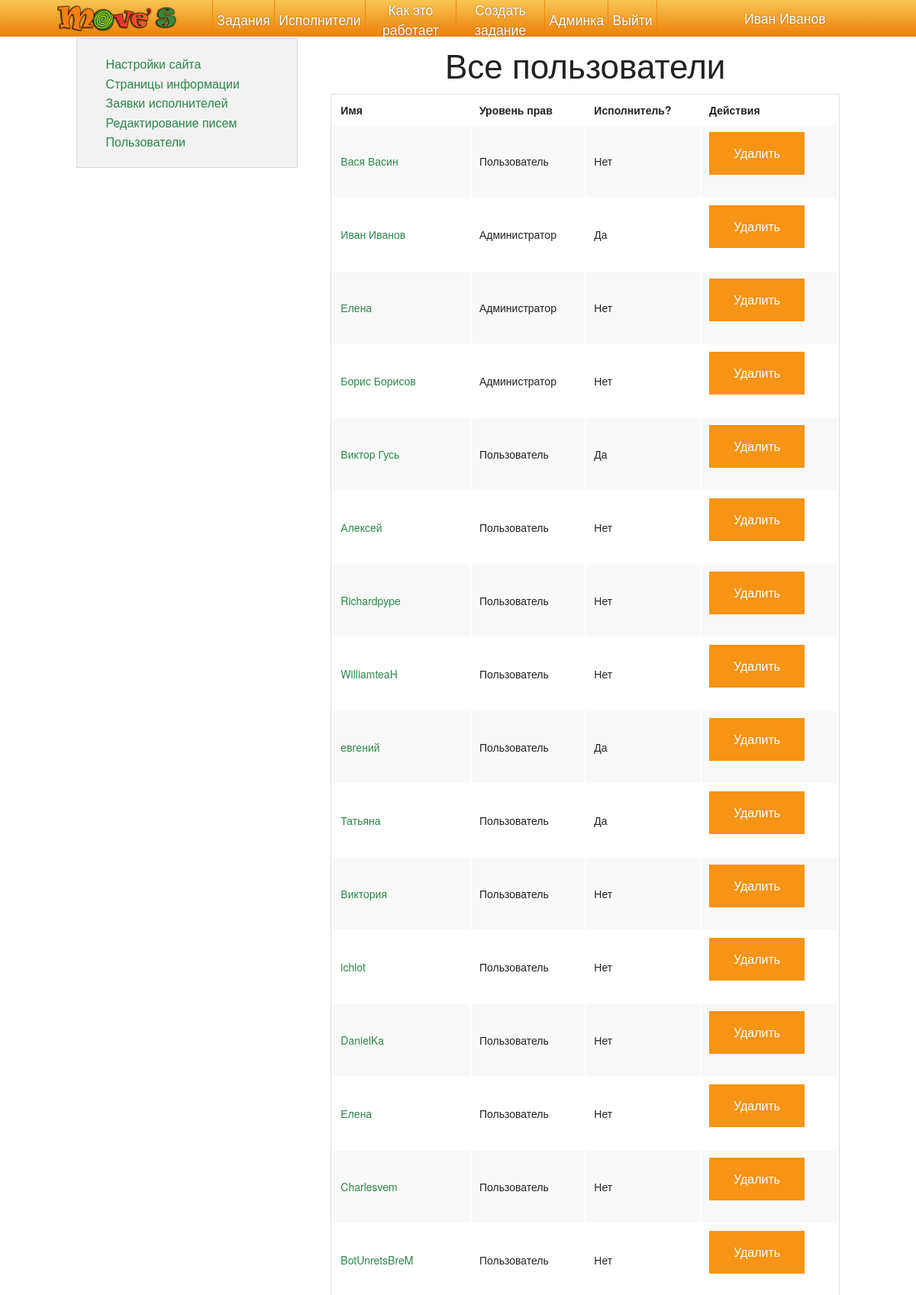
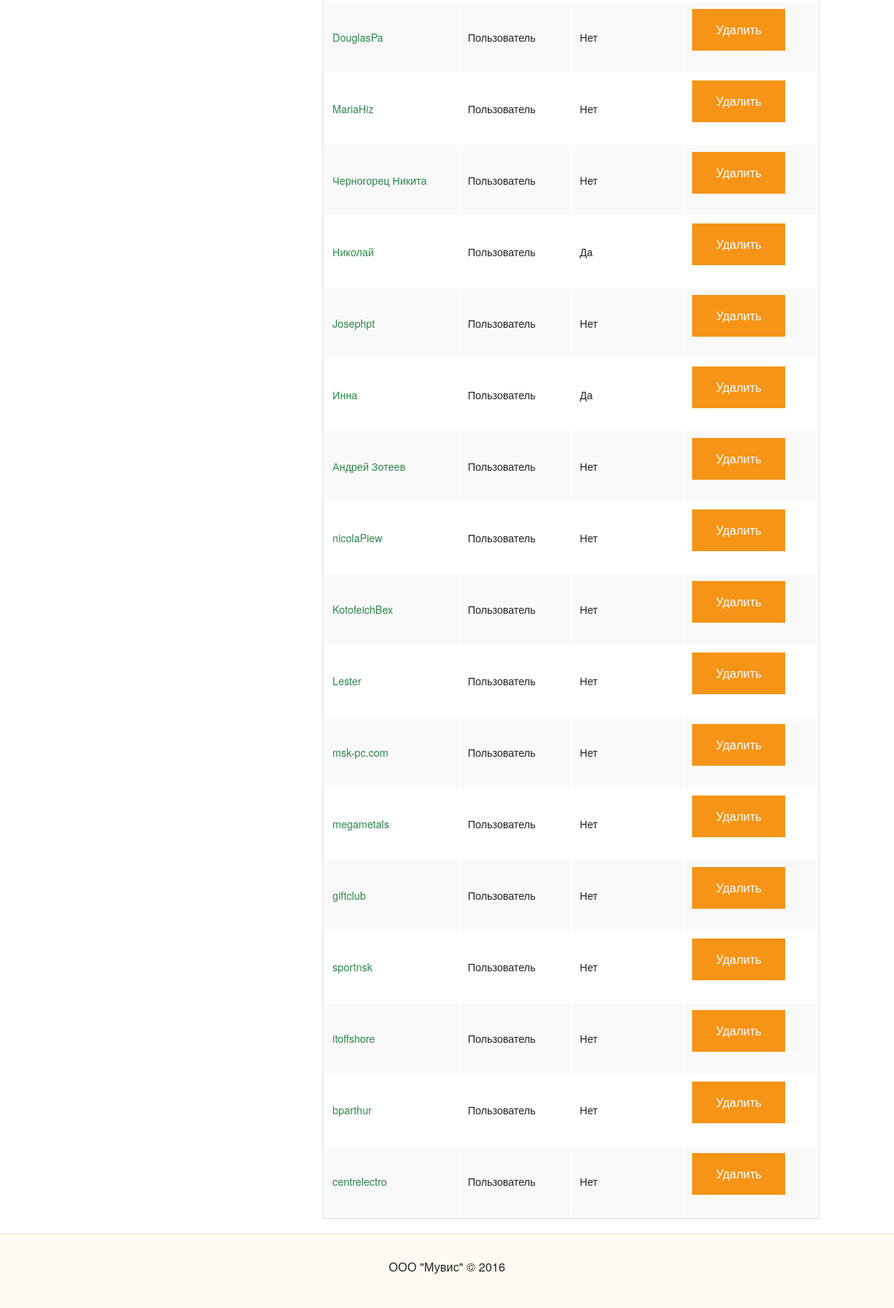
The page /admin/users/ (signed in) on the database its author committed (2 pictures, top to bottom).
### project/modules/user/model.py (models this page shows, shortened)
class User(Model, UserMixin):
    id = Column(db.Integer, primary_key=True)
    full_name = Column(db.String(255), nullable=False)
    registered_at = Column(db.DateTime, default=datetime.datetime.utcnow)
    last_visited_at = Column(db.DateTime, default=None)
    phone = Column(db.String(100))
    email = Column(db.String(100))
    password = Column(db.String(64), nullable=False)
    password_salt = Column(db.String(8), nullable=False)
    city = Column(db.String(255), nullable=False)
    active = Column(db.Boolean, default=True, nullable=False) # Is account activated
    email_confirmed = Column(db.Boolean, default=False, nullable=False) # Is account activated
    phone_confirmed = Column(db.Boolean, default=False, nullable=False) # Is phone confirmed
    doer = Column(db.Boolean, default=False, nullable=False)   # Does a user have doer rights
    task_categories = relationship('Category', secondary=category_to_doer, backref=db.backref('doers', lazy='dynamic'))
    balance = Column(db.Numeric(precision=15, scale=2), default=None)
    avatar_id = Column(db.Integer, db.ForeignKey('upload.id'), nullable=True)
    avatar = relationship('Upload', foreign_keys=[avatar_id], uselist=False)
    rights = Column(db.String(100), nullable=False, default='user')
    roles = db.relationship('Role', secondary=role_to_user, backref=db.backref('users', lazy='dynamic'))
    age = Column(db.Integer)
    about = Column(db.Text(2048), default='')
    deleted = Column(db.Boolean, default=False, nullable=False)
    _rating = Column('rating', db.Float, nullable=False, default=0.0)
    @hybrid_property
    def rating(self):
        return self._rating
    @rating.setter
    def rating(self, value):
        raise Exception('Please, use User.add_rating(rater, value) and User.remove_rating(rating_id) methods')
    def is_authenticated(self):
        return True

### project/modules/admin/views.py (the view)
@frontend.route('admin/users/', methods=['GET'])
@rights_required('admin')
def admin_users():
    return render_template('admin/users.html', **{
        'all_users': User.query.filter_by(deleted=False).all()
    })

### project/security.py (called while the page is built)
@login_manager.user_loader
def load_user(id):
    print('USER LOADER CALLED')
    result = User.query.get( int(id) )
    print('REQUESTED USER ID: {}'.format(id))
    print('REQUESTED USER: {}'.format(result))
    return result

### project/template_globals.py (called while the page is built)
@app.template_filter('nl2br')
def nl2br(value):
    value = re.sub(r'\r\n|\r|\n', '\n', value)
    return Markup(value.replace('\n', '<br />'))

@app.template_filter('oneline')
def oneline(value):
    value = re.sub(r'\r\n|\r|\n', '\n', value)
    return Markup(value.replace('\n', ' '))

@app.template_filter('rights_level_russian')
def rights_level_russian(rights_level_string):
    s = rights_level_string.strip().lower()
    if s == 'guest': return 'Гость'
    if s == 'user': return 'Пользователь'
    if s == 'moderator': return 'Модератор'
    if s == 'admin': return 'Администратор'
    return rights_level_string

@app.context_processor
def inject_globals():
	return {
		'now': datetime.datetime.now(),
		'settings': Constant.query.filter_by(active=True).first(),
		'config': config,
        'user_avatar_link': user_avatar_link
	}

### project/util.py (called while the page is built)
def rights_required(rights):
    rights_order = ['guest', 'deleted', 'user', 'moderator', 'admin']
    def decorator(f):
        @functools.wraps(f)
        def wrapper(*args, **kwargs):
            rights_level = current_user.rights or 'guest'
            if rights_level not in rights_order:
                return redirect( url_for('frontend.access_denied') )
            if rights_order.index(rights_level) < rights_order.index(rights):
                return redirect( url_for('frontend.access_denied') )
            return f(*args, **kwargs)
        return wrapper
    return decorator

### templates/admin/users.html (shortened to what this page needs)
{% extends 'admin/admin_base.html' %}
{% block controller %}admin_users{% endblock %}
{% block admin_page %}
	<h1>Все пользователи</h1>
	<table class="admin-all-users" style="width: 100%">
	<tr><th>Имя</th><th>Уровень прав</th><th>Исполнитель?</th><th>Действия</th></tr>
	{% for user in all_users %}
		<tr>
			<td><a href="{{ url_for('frontend.user_view', id=user.id) }}">{{ user.full_name }}</a></td>
			<td>{{ user.rights|rights_level_russian }}</td>
			<td>{{ 'Да' if user.doer else 'Нет' }}</td>
			<td><button class="btn btn-small js-admin-delete-user">Удалить</button></td>
		</tr>
	{% endfor %}
	</table>
{% endblock admin_page %}

### templates/base.html (shortened to what this page needs)
<!doctype html>
<html class="no-js" lang="ru">
<head>
    {% block styles %}
    <link rel="stylesheet" href="/static/assets/css/app.css">
    <link rel="stylesheet" href="/static/assets/css/additional_styles.css">
    <link rel="stylesheet" href="/static/assets/css/jquery.datetimepicker.css">
    <link rel="stylesheet" href="/static/assets/css/magnific-popup.css">
    <link rel="stylesheet" href="/static/assets/css/chosen.min.css">
    <link rel="stylesheet" href="/static/assets/css/trumbowyg/trumbowyg.min.css">
    {% endblock %}
</head>
<body class="{% block controller %}{% endblock %}">
    <div class="off-canvas-wrap" data-offcanvas>
        <div class="inner-wrap">
            {% block menu %}
            <div class="row full-width sticky-header hide-for-small-only">
                <div class="small-2 columns hide-for-medium-only sticky-header__logo">
                    <div class="center-y">
                        <a href="{{ url_for('frontend.index') }}" class="sticky-header__link"><img class="sticky-header__logo" src="/static/assets/img/logo_shaded.png"></a>
                    </div>
                </div>
                <nav class="small-7 columns sticky-header__items">
                    <div class="center-y">
                        <a href="{{ url_for('frontend.task_list') }}" class="sticky-header__nav-link">Задания</a>
                        <a href="{{ url_for('frontend.user_list') }}" class="sticky-header__nav-link">Исполнители</a>
                        <a href="{{ url_for('frontend.info') }}" class="sticky-header__nav-link last">Как это работает</a>
						{% if current_user.is_authenticated() %}
                        <a href="{{ url_for('frontend.task_new') }}" class="sticky-header__nav-link">Создать задание</a>
                        {% if current_user.rights == 'admin' %}
                        <a href="{{ url_for('frontend.admin_settings') }}" class="sticky-header__nav-link last">Админка</a>
                        {% endif %}
                        <a href="{{ url_for('frontend.logout') }}" class="sticky-header__nav-link">Выйти</a>
						{% endif %}
                    </div>
                </nav>
                <div class="small-2 columns sticky-header__profile">
                    <div class="center-y">
                        {% if current_user.is_authenticated() %}
                        <a href="{{ url_for('frontend.user_view', id = current_user.id) }}">{{ current_user.full_name }}</a>
                        {% else %}
                            <a href="{{ url_for('frontend.login') }}" class="sticky-header__nav-link">Вход</a>
                            <a href="{{ url_for('frontend.reg') }}" class="sticky-header__nav-link">Регистрация</a>
                        {% endif %}
                    </div>
                </div>
            </div>
            {% endblock menu %}
            <div class="content-pad">
            {% block body %}
            {% endblock %}
            </div>
        </div>
    </div>
	{% block footer %}
	<footer class="footer">
		<div class="row full-width">
			<div class="small-12 columns center-x">
				ООО "Мувис" &#169; {{ now.strftime('%Y') }}
			</div>
		</div>
	</footer>
	{% endblock %}
</body>
</html>

### static/assets/css/additional_styles.css (style rules this page uses)
.sticky-header a { font-size: 1.1em; }

### rows shown on the page
User: full_name "Иван Иванов", rights|rights_level_russian "Администратор", doer "Да"
User: full_name "Вася Васин", rights|rights_level_russian "Пользователь", doer "Нет"
User: full_name "Елена", rights|rights_level_russian "Администратор", doer "Нет"
User: full_name "Борис Борисов", rights|rights_level_russian "Администратор", doer "Нет"
User: full_name "Виктор Гусь", rights|rights_level_russian "Пользователь", doer "Да"
User: full_name "Алексей", rights|rights_level_russian "Пользователь", doer "Нет"
User: full_name "Richardpype", rights|rights_level_russian "Пользователь", doer "Нет"
User: full_name "WilliamteaH", rights|rights_level_russian "Пользователь", doer "Нет"
User: full_name "евгений", rights|rights_level_russian "Пользователь", doer "Да"
User: full_name "Татьяна", rights|rights_level_russian "Пользователь", doer "Да"
User: full_name "Виктория", rights|rights_level_russian "Пользователь", doer "Нет"
User: full_name "ichlot", rights|rights_level_russian "Пользователь", doer "Нет"
User: full_name "DanielKa", rights|rights_level_russian "Пользователь", doer "Нет"
User: full_name "Елена", rights|rights_level_russian "Пользователь", doer "Нет"
User: full_name "Charlesvem", rights|rights_level_russian "Пользователь", doer "Нет"
User: full_name "BotUnretsBreM", rights|rights_level_russian "Пользователь", doer "Нет"
User: full_name "DouglasPa", rights|rights_level_russian "Пользователь", doer "Нет"
User: full_name "MariaHiz", rights|rights_level_russian "Пользователь", doer "Нет"
User: full_name "Черногорец Никита", rights|rights_level_russian "Пользователь", doer "Нет"
User: full_name "Николай", rights|rights_level_russian "Пользователь", doer "Да"
User: full_name "Josephpt", rights|rights_level_russian "Пользователь", doer "Нет"
User: full_name "Инна", rights|rights_level_russian "Пользователь", doer "Да"
User: full_name "Андрей Зотеев", rights|rights_level_russian "Пользователь", doer "Нет"
User: full_name "nicolaPiew", rights|rights_level_russian "Пользователь", doer "Нет"
User: full_name "KotofeichBex", rights|rights_level_russian "Пользователь", doer "Нет"
User: full_name "Lester", rights|rights_level_russian "Пользователь", doer "Нет"
User: full_name "msk-pc.com", rights|rights_level_russian "Пользователь", doer "Нет"
User: full_name "megametals", rights|rights_level_russian "Пользователь", doer "Нет"
User: full_name "giftclub", rights|rights_level_russian "Пользователь", doer "Нет"
User: full_name "sportnsk", rights|rights_level_russian "Пользователь", doer "Нет"
User: full_name "itoffshore", rights|rights_level_russian "Пользователь", doer "Нет"
User: full_name "bparthur", rights|rights_level_russian "Пользователь", doer "Нет"
User: full_name "centrelectro", rights|rights_level_russian "Пользователь", doer "Нет"
